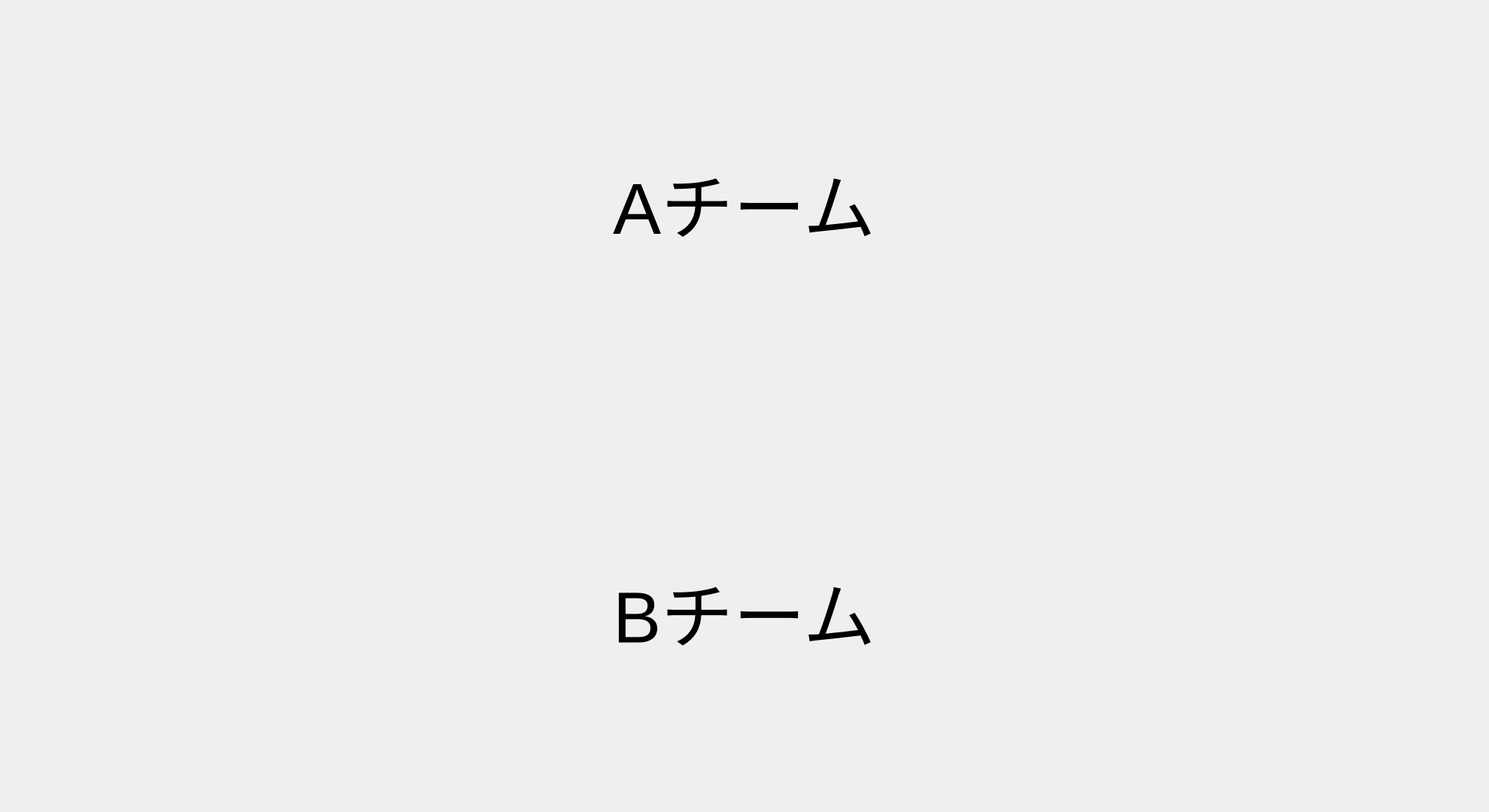
<?xml version="1.0" encoding="UTF-8"?>
<ui version="4.0">
 <class>MainWindow</class>
 <widget class="QStackedWidget" name="MainWindow">
  <property name="geometry">
   <rect>
    <x>0</x>
    <y>0</y>
    <width>1980</width>
    <height>1080</height>
   </rect>
  </property>
  <property name="windowTitle">
   <string>StackedWidget</string>
  </property>
  <property name="currentIndex">
   <number>1</number>
  </property>
  <widget class="QWidget" name="TeamPointPage">
   <widget class="QWidget" name="gridLayoutWidget">
    <property name="geometry">
     <rect>
      <x>0</x>
      <y>0</y>
      <width>1981</width>
      <height>1081</height>
     </rect>
    </property>
    <layout class="QGridLayout" name="gridLayout">
     <item row="1" column="1">
      <widget class="QLabel" name="TeamPointPage_Team2Name">
       <property name="font">
        <font>
         <pointsize>72</pointsize>
        </font>
       </property>
       <property name="text">
        <string>Bチーム</string>
       </property>
      </widget>
     </item>
     <item row="2" column="0">
      <widget class="QLabel" name="TeamPointPage_Team1Point">
       <property name="font">
        <font>
         <pointsize>500</pointsize>
        </font>
       </property>
       <property name="text">
        <string>0</string>
       </property>
       <property name="alignment">
        <set>Qt::AlignCenter</set>
       </property>
      </widget>
     </item>
     <item row="1" column="0">
      <widget class="QLabel" name="TeamPointPage_Team1Name">
       <property name="font">
        <font>
         <pointsize>72</pointsize>
        </font>
       </property>
       <property name="text">
        <string>Aチーム</string>
       </property>
      </widget>
     </item>
     <item row="2" column="1">
      <widget class="QLabel" name="TeamPointPage_Team2Point">
       <property name="font">
        <font>
         <pointsize>500</pointsize>
        </font>
       </property>
       <property name="text">
        <string>0</string>
       </property>
       <property name="alignment">
        <set>Qt::AlignCenter</set>
       </property>
      </widget>
     </item>
    </layout>
   </widget>
  </widget>
  <widget class="QWidget" name="TeamMembersPointPage">
   <widget class="QWidget" name="gridLayoutWidget_2">
    <property name="geometry">
     <rect>
      <x>0</x>
      <y>0</y>
      <width>1981</width>
      <height>1081</height>
     </rect>
    </property>
    <layout class="QGridLayout" name="gridLayout_2">
     <item row="0" column="0">
      <layout class="QVBoxLayout" name="verticalLayout">
       <item>
        <widget class="QLabel" name="TeamMembersPointPage_Team1Name">
         <property name="font">
          <font>
           <pointsize>72</pointsize>
          </font>
         </property>
         <property name="text">
          <string>Aチーム</string>
         </property>
        </widget>
       </item>
       <item>
        <layout class="QHBoxLayout" name="TeamMembersPointPage_Team1PointArea"/>
       </item>
       <item>
        <layout class="QHBoxLayout" name="TeamMembersPointPage_Team1NameArea"/>
       </item>
       <item>
        <widget class="QLabel" name="TeamMembersPointPage_Team2Name">
         <property name="font">
          <font>
           <pointsize>72</pointsize>
          </font>
         </property>
         <property name="text">
          <string>Bチーム</string>
         </property>
        </widget>
       </item>
       <item>
        <layout class="QHBoxLayout" name="TeamMembersPointPage_Team2PointArea"/>
       </item>
       <item>
        <layout class="QHBoxLayout" name="TeamMembersPointPage_Team2NameArea"/>
       </item>
      </layout>
     </item>
    </layout>
   </widget>
  </widget>
  <widget class="QWidget" name="IndividualPointPage">
   <widget class="QWidget" name="gridLayoutWidget_3">
    <property name="geometry">
     <rect>
      <x>0</x>
      <y>0</y>
      <width>1981</width>
      <height>1081</height>
     </rect>
    </property>
    <layout class="QGridLayout" name="gridLayout_3">
     <item row="0" column="0">
      <layout class="QVBoxLayout" name="verticalLayout_2">
       <item>
        <layout class="QHBoxLayout" name="IndividualPointPage_NameArea1"/>
       </item>
       <item>
        <layout class="QHBoxLayout" name="IndividualPointPage_PointArea1"/>
       </item>
       <item>
        <layout class="QHBoxLayout" name="IndividualPointPage_NameArea2"/>
       </item>
       <item>
        <layout class="QHBoxLayout" name="IndividualPointPage_PointArea2"/>
       </item>
      </layout>
     </item>
    </layout>
   </widget>
  </widget>
  <widget class="QWidget" name="WormEatingPage"/>
  <widget class="QWidget" name="ReverseWritingPage"/>
  <widget class="QWidget" name="FiveBomberPage"/>
  <widget class="QWidget" name="KanjiMultiAnswersPage">
   <widget class="QWidget" name="gridLayoutWidget_4">
    <property name="geometry">
     <rect>
      <x>0</x>
      <y>0</y>
      <width>1981</width>
      <height>1081</height>
     </rect>
    </property>
    <layout class="QGridLayout" name="KanjiMultiAnswersPageLayout"/>
   </widget>
  </widget>
 </widget>
 <resources/>
 <connections/>
</ui>
